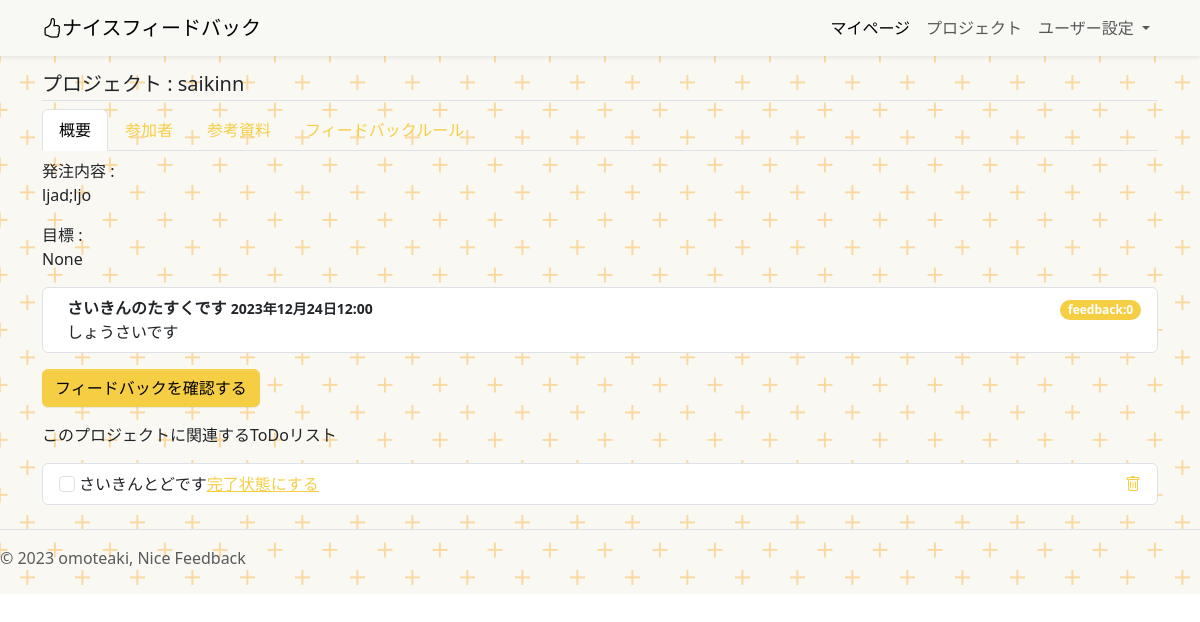
The app's page /project/10 (signed in), older data.
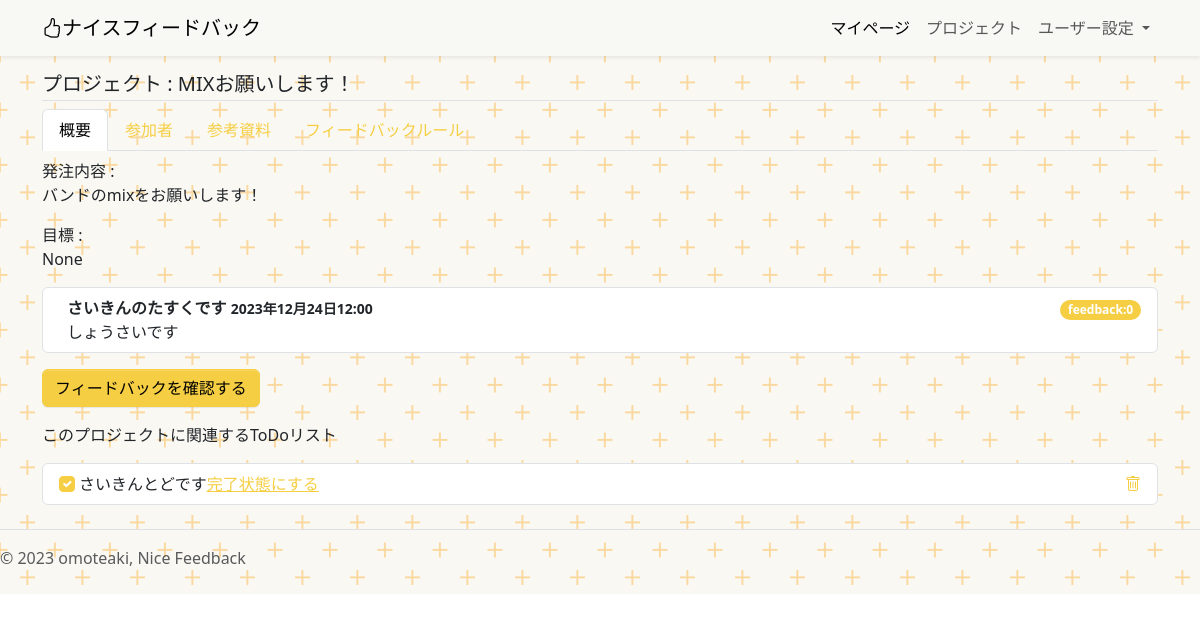
The same page, newer data.
### project/models.py (models this page shows, shortened)
class Project(models.Model):
    title = models.CharField(
        verbose_name="プロジェクトのタイトル",
        max_length=30,
    )
    about = models.TextField(
        verbose_name="このプロジェクトについて"
    )
    purpose = models.TextField(
        verbose_name="このプロジェクトで実現したいこと",
        null=True
    )
    deadline_datetime = models.DateTimeField(
        verbose_name="締め切り日時",
    )
    reference_image1 = models.ImageField(
        verbose_name="参考画像1",
        upload_to="references",
        blank=True,
        null=True,
    )
    reference_image2 = models.ImageField(
        verbose_name="参考画像2",
        upload_to="references",
        blank=True,
        null=True,
    )
    reference_image3 = models.ImageField(
        verbose_name="参考画像3",
        upload_to="references",
        blank=True,
        null=True,
    )
    reference_movie1 = models.FileField(
        verbose_name="参考動画1",
        upload_to="references",
        blank=True,
        null=True,
    )
    reference_movie2 = models.FileField(
        verbose_name="参考動画2",
        upload_to="references",
        blank=True,
        null=True,
    )
    reference_movie3 = models.FileField(
        verbose_name="参考動画3",
        upload_to="references",
        blank=True,
        null=True,
    )
    reference_music1 = models.FileField(
        verbose_name="参考音源1",
        upload_to="references",
        blank=True,
        null=True,
    )
    reference_music2 = models.FileField(
        verbose_name="参考音源2",
        upload_to="references",
        blank=True,
        null=True,
    )
    reference_music3 = models.FileField(
        verbose_name="参考音源3",
        upload_to="references",
        blank=True,
        null=True,
    )
    reference_url1 = models.URLField(
        verbose_name="参考URL1",
        blank=True,
        null=True,
    )
    reference_url2 = models.URLField(
        verbose_name="参考URL2",
        blank=True,
        null=True,
    )
    reference_url3 = models.URLField(
        verbose_name="参考URL3",
        blank=True,
        null=True,
    )
    created_at = models.DateTimeField(
        verbose_name="プロジェクトを登録した日時",
        auto_now_add=True,
    )
    updated_at = models.DateTimeField(
        verbose_name="プロジェクトの詳細を更新した時間",
        auto_now=True,
    )
    orderer_user = models.ForeignKey(
        CustomUser,
        verbose_name="発注者",
        on_delete=models.PROTECT,
        related_name="orderer_user",
    )
    contractor_user = models.ForeignKey(
        CustomUser,
        verbose_name="受注者",
        on_delete=models.PROTECT,
        related_name="contractor_user",
    )
    orderer_users = models.ManyToManyField(
        CustomUser,
        verbose_name="発注者のサポーター",
        blank=True,
        related_name="orderer_users",
    )
    contractor_users = models.ManyToManyField(
        CustomUser,
        verbose_name="受注者のサポーター",
        blank=True,
        related_name="contractor_users",
    )
    created_user = models.ForeignKey(
        CustomUser,
        verbose_name="プロジェクトの作成者",
        on_delete=models.PROTECT,
        related_name="created_user"
    )
    is_done = models.BooleanField(
        default=False,
        help_text="プロジェクトが完了したらTrue"
    )
    is_accepted = models.BooleanField(
        default=False,
        help_text="プロジェクトを確認してもらえたらTrue"
    )
    feedback_rule = models.ForeignKey(
        UserDetail,
        verbose_name="受注した人が設定したフィードバックルール",
        on_delete=models.CASCADE,
        blank=True,
        null=True,
    )

class Task(models.Model):
    title = models.CharField(
        verbose_name="タイトル",
        max_length=30,
    )
    content = models.TextField(
        verbose_name="本文"
    )
    deadline_datetime = models.DateTimeField(
        verbose_name="締め切り日時",
    )
    added_at = models.DateTimeField(
        verbose_name="タスクを追加した日時",
        auto_now_add=True,
    )
    project = models.ForeignKey(
        Project,
        verbose_name="プロジェクト",
        on_delete=models.CASCADE
    )
    def __str__(self):
        return self.title

class ToDo(models.Model):
    title = models.CharField(
        verbose_name="ToDoのタイトル",
        max_length=100
    )
    added_at = models.DateTimeField(
        verbose_name="ToDoを追加した日時",
        auto_now_add=True,
    )
    task = models.ForeignKey(
        Task,
        verbose_name="関連するタスク",
        on_delete=models.CASCADE,
    )
    is_done = models.BooleanField(
        default=False,
        help_text="todoを完了させたらTrue"
    )
    project = models.ForeignKey(
        Project,
        verbose_name="関連するプロジェクト",
        on_delete=models.CASCADE,
    )
    def __str__(self):
        return self.title

### project/views.py (the view)
# urls.py: path('project/<int:pk>', views.ProjectDetailView.as_view(), name="project_detail"),
class ProjectDetailView(DetailView):
    template_name = "project_detail.html"
    context_object_name = "project"
    model = Project
    def get_context_data(self, **kwargs):
        context = super().get_context_data(**kwargs)
        context["tasks"] = Task.objects.filter(project_id=self.kwargs["pk"]).annotate(count=Count("feedback"))
        context["feedbacks"] = Feedback.objects.filter(task_id__in=context["tasks"])
        context["todo_list"] = ToDo.objects.filter(project_id=self.kwargs["pk"])
        context["detail"] = UserDetail.objects.filter(user_id=self.object.contractor_user)
        print(context["detail"])
        if 'propose_message' in self.request.session:
            context["message"] = self.request.session['propose_message']
            del self.request.session['propose_message']
        return context

### account/models.py (called while the page is built)
    def __str__(self):
        detail_label_name = str(self.user) + str(self.label_select)
        return detail_label_name

### project/templates/project_detail.html (shortened to what this page needs)
{% extends "base.html" %}
{% block contents %}
  {% if request.user != project.contractor_user and request.user != project.orderer_user %}
  <p>
    閲覧権がありません。<a href="{% url "project:index" %}">マイページへ戻る</a>
  </p>
  {% else %}
  <div class="container " id="featured-3">
  <h5 class="pb-1 border-bottom">プロジェクト : {{project.title}}
  </h5>
  <ul class="nav nav-tabs mb-2" id="myTab" role="tablist">
    <li class="nav-item" role="presentation">
      <button class="nav-link active" id="home-tab" data-bs-toggle="tab" data-bs-target="#home-tab-pane" type="button" role="tab" aria-controls="home-tab-pane" aria-selected="true">概要</button>
    </li>
    <li class="nav-item" role="presentation">
      <button class="nav-link" id="profile-tab" data-bs-toggle="tab" data-bs-target="#profile-tab-pane" type="button" role="tab" aria-controls="profile-tab-pane" aria-selected="false">参加者</button>
    </li>
    <li class="nav-item" role="presentation">
      <button class="nav-link" id="contact-tab" data-bs-toggle="tab" data-bs-target="#contact-tab-pane" type="button" role="tab" aria-controls="contact-tab-pane" aria-selected="false">参考資料</button>
    </li>
    <li class="nav-item" role="presentation">
      <button class="nav-link" id="disabled-tab" data-bs-toggle="tab" data-bs-target="#disabled-tab-pane" type="button" role="tab" aria-controls="disabled-tab-pane" aria-selected="false" >フィードバックルール</button>
    </li>
  </ul>
  <div class="tab-content" id="myTabContent">
    <div class="tab-pane fade show active" id="home-tab-pane" role="tabpanel" aria-labelledby="home-tab" tabindex="0">
      <div class="div">
        <p>発注内容 : <br>
          {{project.about|linebreaksbr}}
        </p>
        <p>目標 : <br>
          {{project.purpose|linebreaksbr}}
        </p>
      </div>
      <div class="list-group mb-3">
        {% for task in tasks %}
        <a href="{% url "project:task_detail" task.pk %}" class="list-group-item align-items-start">
          <div class="ms-2 me-auto">
            <div class="d-flex justify-content-between">
              <div class="fw-bold">{{task}} <small class="">{{task.deadline_datetime}}</small> </div>
              <div>
                <span class="badge bg-primary rounded-pill">feedback:{{task.count}}</span>
              </div>
            </div>
            {{task.content}}
          </div>
        </a>
        {% endfor %}
      </div>
      <button class="btn btn-primary" type="button" data-bs-toggle="offcanvas" data-bs-target="#offcanvasRight" aria-controls="offcanvasRight">フィードバックを確認する</button>
      {% if request.user == project.contractor_user %}
      <div class="div">
        <p class="mt-3">このプロジェクトに関連するToDoリスト</p>
        {% if todo_list %}
        <ul class="list-group">
          {% for todo in todo_list %}
          <li class="list-group-item d-flex">
            <input class="form-check-input me-1" type="checkbox" value="" id="todoNum{{todo.pk}}" {% if todo.is_done %}
            checked{% endif %}>
            <label class="form-check-label" for="todoNum{{todo.pk}}">{{todo}}</label>
            <a href="{% url "project:todo_checked" todo.pk project.pk %}">完了状態にする</a>
            <a href="{% url "project:todo_delete" todo.pk %}" class=" ms-auto">
              <i class="bi bi-trash"></i>
            </a>
          </li>
          {% endfor %}
        </ul>
        {% else %}
        <p>現在todoはありません。</p>
        {% endif %}
      </div>
      {% endif %}
    </div>
  </div>
  </div>
  {% endif %}
{% endblock %}

### project/templates/base.html (shortened to what this page needs)
{% load static %}
<!DOCTYPE html>
<html lang="ja">
<head>
  <link rel="stylesheet" href="https://unpkg.com/modern-css-reset/dist/reset.min.css">
  <link rel="stylesheet" href="https://cdn.jsdelivr.net/npm/bootstrap-icons@1.10.5/font/bootstrap-icons.css">
  <link href="https://cdn.jsdelivr.net/npm/bootstrap@5.3.0/dist/css/bootstrap.min.css" rel="stylesheet">
  <link rel="stylesheet" href="{% static "css/custom.css" %}">
  <link rel="stylesheet" href="{% static "css/style.css" %}">
</head>
<body>
  <nav class="navbar navbar-expand-lg bg-light shadow-sm mb-3">
    <div class="container">
      <a class="navbar-brand" href="{% url "project:index" %}">
        <i class="bi bi-hand-thumbs-up"></i>ナイスフィードバック
      </a>
      <div class="collapse navbar-collapse" id="navbarSupportedContent">
        <ul class="navbar-nav ms-auto mb-2 mb-lg-0">
          {% if user.is_authenticated %}
          <li class="nav-item">
            <a class="nav-link active" aria-current="page" href="{% url "project:index" %}">マイページ</a>
          </li>
          <li class="nav-item">
            <a class="nav-link" href="{% url "project:project_list" %}">プロジェクト</a>
          </li>
          <li class="nav-item dropdown">
            <a class="nav-link dropdown-toggle" href="#" role="button" data-bs-toggle="dropdown" aria-expanded="false">
              ユーザー設定
            </a>
          </li>
          {% else %}
          <li class="nav-item"><a class="nav-link active" href="{% url "account:login" %}">ログイン</a></li>
          <li class="nav-item"><a class="nav-link active" href="{% url "account:signup" %}">新規登録</a></li>
          {% endif %}
        </ul>
      </div>
    </div>
  </nav>
  {% block contents %}{% endblock %}
  <footer class="d-flex flex-wrap justify-content-between align-items-center py-3 pb-4 mt-4 border-top">
    <div class="col-md-4 d-flex align-items-center">
      <span class="mb-3 mb-md-0 text-body-secondary">© 2023 omoteaki, Nice Feedback</span>
    </div>
  </footer>
</body>
</html>

### static/css/style.css (style rules this page uses)
body { position: relative; }

Row changes from the older to the newer data that the page shows:
changed Project "None": title "saikinn" → "MIXお願いします！"; about "ljad;ljo" → "バンドのmixをお願いします！"
changed ToDo "さいきんとどです": is_done "☐" → "☑"
